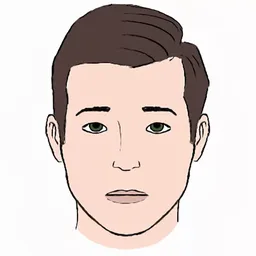
#> input picture data/working_images/test_face11.webp, 256 x 256 px, shrunk from 700 x 700 before the run
$ python extract_blocks.py
#> lines starting #> are read from the running program, lines starting #| are printed output that depends on the picture; after the words box and inside, x2 and y2 are one past the last pixel; in counts of white or black regions, pixels touching at a corner belong together
import numpy as np
from PIL import Image
from scipy.ndimage import convolve
import cv2
from scipy import ndimage
from skimage.morphology import (erosion, dilation, closing, opening,
                                area_closing, area_opening)

def preprocess(image_name):
    # Tunable parameters. Can play around with these
    f = 11 # Boosting factor
    threshold = 30 # Threshold for binary image

    im = np.array(Image.open(image_name).convert("L"))

    # Sharpen image
    alpha = 0.05
    blurred = ndimage.gaussian_filter(im, 2)
    sharpened = im + alpha*(im-blurred)
    # new_img = Image.fromarray(sharpened.astype(np.uint8))
    # new_img.save("sharpened.jpg")

    # Opening operation
    element = np.array([[0,1,0],
                    [1,1,1],
                    [0,1,0]])
    im = opening(sharpened, element)

    # Boost filtering
    dx_filter = np.array([[-1, 0, 1], [-2, 0, 2], [-1, 0, 1]], np.float32)
    dy_filter = np.array([[1, 2, 1], [0, 0, 0], [-1, -2, -1]], np.float32)

    Ix = convolve(im, dx_filter).astype(float)
    Iy = convolve(im, dy_filter).astype(float)
    sobel_im = (Ix*Ix + Iy*Iy)**0.5
    for i in range(sobel_im.shape[0]):
        for j in range(sobel_im.shape[1]):
            if sobel_im[i][j] > 255:
                sobel_im[i][j] = 255.

    sobel_im = sobel_im/255.

    g = im/255.
    z = np.zeros(im.shape)
    for i in range(z.shape[0]):
        for j in range(z.shape[1]):
            if sobel_im[i][j] > 0.5:
                z[i][j] = 0.4
            else:
                z[i][j] = 0.8
    w = np.zeros(im.shape)
    for i in range(w.shape[0]):
        for j in range(w.shape[1]):
            w[i][j] = (z[i][j]*(1 - sobel_im[i][j]) + (1-z[i][j])*(1-g[i][j])) * (f-8) + 8

    boosted_im = np.zeros(im.shape)
    for i in range(1, im.shape[0]-1):
        for j in range(1, im.shape[1]-1):
            high_boost_mask = 1/9*np.array([[-1, -1, -1], [-1, w[i][j], -1], [-1, -1, -1]], np.float32)
            temp = convolve(im[i-1:i+2, j-1:j+2], high_boost_mask)
            boosted_im[i][j] = temp[1][1]

    for i in range(1, im.shape[0]-1):
        for j in range(1, im.shape[1]-1):
            if boosted_im[i][j] > threshold:
                boosted_im[i][j] = 255
            else:
                boosted_im[i][j] = 0

    new_img = Image.fromarray(boosted_im.astype(np.uint8))
    new_img.save("boosted.jpg")
    return boosted_im

# Returns the neighbors of a given point
def neighbors(im, point):
    res = []
    for i in range(point[0]-1, point[0]+2):
        for j in range(point[1]-1, point[1]+2):
            if (i == point[0] and j == point[1]):
                continue
            if i > 0 and i < im.shape[0] and j > 0 and j < im.shape[1]:
                res.append((i,j))
    # [8 lines of commented-out code are left out]
    return res

def search(labeled_im, cur_label, r, c):
    stack = []
    stack.append((r,c))
    while stack:
        cur_node = stack.pop()
        labeled_im[cur_node[0]][cur_node[1]] = cur_label
        cur_neighbors = neighbors(labeled_im, cur_node)
        for i,j in cur_neighbors:
            if (labeled_im[i][j] == -1):
                stack.append((i,j))

def find_components(labeled_im):
    cur_label = 0
    for i in range(labeled_im.shape[0]):
        for j in range(labeled_im.shape[1]):
            if labeled_im[i][j] == -1:
                cur_label += 1
                search(labeled_im, cur_label, i, j)
    print(str(cur_label) + " connected components")
    return labeled_im, cur_label

def label(im):
    labeled_im = np.zeros(im.shape)
    for i in range(labeled_im.shape[0]):
        for j in range(labeled_im.shape[1]):
            if im[i][j] == 0:
                labeled_im[i][j] = -1
            else:
                labeled_im[i][j] = 0

    return find_components(labeled_im)

import random
def label_illustration(labeled_im):
    label_to_color = {}
    r_channel = np.zeros(labeled_im.shape)
    g_channel = np.zeros(labeled_im.shape)
    b_channel = np.zeros(labeled_im.shape)
    ctr = 0
    for i in range(labeled_im.shape[0]):
        for j in range(labeled_im.shape[1]):
            if labeled_im[i][j] == 0:
                r = 255
                g = 255
                b = 255
            elif labeled_im[i][j] in label_to_color:
                r = label_to_color[labeled_im[i][j]][0]
                g = label_to_color[labeled_im[i][j]][1]
                b = label_to_color[labeled_im[i][j]][2]
            else:
                r = random.randint(0,255)
                g = random.randint(0,255)
                b = random.randint(0,255)
                # [5 lines of commented-out code are left out]
                label_to_color[labeled_im[i][j]] = (r, g, b)

            r_channel[i][j] = r
            g_channel[i][j] = g
            b_channel[i][j] = b

    new_img = Image.fromarray(np.dstack((r_channel, g_channel, b_channel)).astype(np.uint8))
    new_img.save("labeled_image.jpg")

# [6 lines of commented-out code are left out]
def calculate_mu(x_coords, y_coords, x_bar, y_bar, p, q):
    mu = 0
    x_diff = np.power(y_coords - y_bar, p)
    y_diff = np.power(x_coords - x_bar, q)
    mu = np.sum(x_diff)
    mu += np.sum(y_diff)
    # for i in range(len(x_coords)):
    #     for j in range(len(y_coords)):
    #         mu += np.power((x_coords[i] - x_bar),p) * np.power((y_coords[j] - y_bar),q)
    return mu

def get_component_indices(labeled_im, num_labels):
    block_number_coords = np.zeros(num_labels)
    x_bar_all = np.zeros(num_labels)
    y_bar_all = np.zeros(num_labels)
    theta_all = np.zeros(num_labels)
    x_coords_all = []
    y_coords_all = []
    for cur_label in range(1, num_labels + 1):
        # print(cur_label)
        x_coords = np.where( labeled_im == cur_label )[0]
        y_coords = np.where( labeled_im == cur_label )[1]
        x_coords_all.append(x_coords)
        y_coords_all.append(y_coords)
        block_number_coords[cur_label - 1] = len(x_coords)

        x_bar_all[cur_label - 1] = np.average(x_coords)
        y_bar_all[cur_label - 1] = np.average(y_coords)

        if (len(x_coords)>5000 or len(y_coords)>5000 or num_labels > 100):
            continue
        mu_1_1 = calculate_mu(x_coords, y_coords, x_bar_all[cur_label - 1], y_bar_all[cur_label - 1], 1, 1)
        mu_2_0 = calculate_mu(x_coords, y_coords, x_bar_all[cur_label - 1], y_bar_all[cur_label - 1], 2, 0)
        mu_0_2 = calculate_mu(x_coords, y_coords, x_bar_all[cur_label - 1], y_bar_all[cur_label - 1], 0, 2)

        if (mu_2_0 - mu_0_2) == 0:
            continue
        theta_all[cur_label - 1] = 0.5 * ( np.arctan2( 2*mu_1_1, (mu_2_0 - mu_0_2) ) )

    return x_bar_all, y_bar_all, theta_all, block_number_coords, x_coords_all, y_coords_all

# [15 lines of commented-out code are left out]

def find_blocks_within_radius(cur_block_idx, labeled_im, x_bar, y_bar, radius):
    min_y = int(np.floor(y_bar - radius))
    max_y = int(np.ceil(y_bar + radius))

    blocks_within_radius = []
    for y in range(min_y + 1, max_y):
        # From the formula: r^2 = (x-h)^2 + (y-k)^2, where
        # h,k are the distances from x,y respectively
        x_diff = np.power(radius,2) - np.power(y-y_bar,2)
        min_x = int(np.floor(x_bar - x_diff))
        max_x = int(np.ceil(x_bar + x_diff))

        for x in range(min_x + 1, max_x):
            if x < labeled_im.shape[0] and y < labeled_im.shape[1] and labeled_im[x,y] != 0 and labeled_im[x,y] != cur_block_idx+1:
                if labeled_im[x,y] not in blocks_within_radius:
                    blocks_within_radius.append(labeled_im[x,y])
    return blocks_within_radius


def find_nearest_block(cur_block_idx, blocks_within_radius, x_bar, y_bar, radius):
    min_distance_block = None
    min_distance = np.inf
    for block in blocks_within_radius:
        x_dist = np.power(x_bar[int(block - 1)] - x_bar[cur_block_idx], 2)
        y_dist = np.power(y_bar[int(block - 1)] - y_bar[cur_block_idx], 2)
        distance_to_cur_block = np.sqrt(x_dist + y_dist)
        if distance_to_cur_block < min_distance and distance_to_cur_block <= radius:
            min_distance = distance_to_cur_block
            min_distance_block = block

    return min_distance_block

def grouping(labeled_im, cur_label, block_number_coords, x_bar, y_bar, x_coords_all, y_coords_all):
    N_max = 100 #??????? This changes based on the image - need to test different values
    for N in range(1, N_max + 1):
        radius = 8 - ( 6 * ( (N - 1) / (N_max - 1) ) )
        count = 0
        for i in range(cur_label):
            blocks_within_radius = []
            if block_number_coords[i] == N:
                blocks_within_radius = find_blocks_within_radius(i, labeled_im, x_bar[i], y_bar[i], radius)
            else:
                continue

            if len(blocks_within_radius) > 0:
                nearest_block = find_nearest_block(i, blocks_within_radius, x_bar, y_bar, radius)
                if nearest_block is None:
                    continue
                nearest_block = int(nearest_block)
            else:
                continue

            #lies on same axis if any of the x coordinates are the same
            # lies_on_same_axis = bool(set(x_coords_all[nearest_block - 1]) & set(x_coords_all[i]))
            # lies_on_same_axis = False
            # if block_number_coords[nearest_block - 1] < N_max or lies_on_same_axis:
            block_to_merge_with = max(i + 1, nearest_block)
            block_to_merge = min(i + 1, nearest_block)

            # print(str(i+1) + " " + str(nearest_block))
            # print(str(block_to_merge_with) + " " + str(block_to_merge))

            x_coords = x_coords_all[block_to_merge - 1]
            y_coords = y_coords_all[block_to_merge - 1]

            labeled_im[x_coords, y_coords] = block_to_merge_with
            block_number_coords[block_to_merge_with-1] = block_number_coords[block_to_merge_with-1] + block_number_coords[block_to_merge-1]
            block_number_coords[block_to_merge-1] = 0
            new_x_coords = np.append(x_coords_all[block_to_merge_with-1], x_coords)
            new_y_coords = np.append(y_coords_all[block_to_merge_with-1], y_coords)
            x_coords_all[block_to_merge_with-1] = new_x_coords
            y_coords_all[block_to_merge_with-1] = new_y_coords
            x_coords_all[block_to_merge-1] = np.array([])
            y_coords_all[block_to_merge-1] = np.array([])

    return labeled_im

# Make labels consecutive in order after grouping
def relabel_grouped_im(labeled_im, num_labels):
    old_label_to_new_map = {}
    ctr = 0
    for i in range(labeled_im.shape[0]):
        for j in range(labeled_im.shape[1]):
            if labeled_im[i][j] == 0:
                continue
            if labeled_im[i][j] not in old_label_to_new_map:
                ctr += 1
                old_label_to_new_map[labeled_im[i][j]] = ctr
            labeled_im[i][j] = old_label_to_new_map[labeled_im[i][j]]
    if ctr != num_labels:
        print("something broke")
        print(ctr)
        print(num_labels)

# For testing
def use_only_good_labels(labeled_im, labels_to_use):
    num_labels = len(labels_to_use)
    old_label_to_new_map = {}
    ctr = 0
    for i in range(labeled_im.shape[0]):
        for j in range(labeled_im.shape[1]):
            if labeled_im[i][j] == 0:
                continue
            if labeled_im[i][j] not in labels_to_use:
                labeled_im[i][j] = 0
                continue
            if labeled_im[i][j] not in old_label_to_new_map:
                ctr += 1
                old_label_to_new_map[labeled_im[i][j]] = ctr
            labeled_im[i][j] = old_label_to_new_map[labeled_im[i][j]]
    if ctr != num_labels:
        print("something broke")
        print(ctr)
        print(num_labels)


# Default 60 length for testing
# Need to find a way to find length of semimajor axis
def get_block_lengths(x_bar_all, y_bar_all, theta_all, x_coords_all, y_coords_all):
    block_lengths = np.zeros(len(theta_all))
    alpha_max = np.zeros(len(theta_all))
    alpha_min = np.zeros(len(theta_all))
    beta_max = np.zeros(len(theta_all))
    beta_min = np.zeros(len(theta_all))
    for i in range(len(block_lengths)):
        # if i == 8: print(x_coords_all[i], y_coords_all[i], theta_all[i])
        x = np.linspace(min(x_coords_all[i]), max(x_coords_all[i]), num=max(x_coords_all[i]) - min(x_coords_all[i]) + 1)
        y = np.linspace(min(y_coords_all[i]), max(y_coords_all[i]), num=max(y_coords_all[i]) - min(y_coords_all[i]) + 1)
        # print(min(x_coords_all[i]), max(x_coords_all[i]))
        # print(min(y_coords_all[i]), max(y_coords_all[i]))
        # if i == 0: print(x,y)
        max_x = -np.Inf
        max_y = -np.Inf
        min_x = np.Inf
        min_y = np.Inf
        for a in x:
            for j in y:
                alpha = a * np.cos(theta_all[i]) + j * np.sin(theta_all[i])
                beta = -a * np.sin(theta_all[i]) + j * np.cos(theta_all[i])
                if alpha < min_x:
                    min_x = alpha
                if alpha > max_x:
                    max_x = alpha
                if beta < min_y:
                    min_y = beta
                if beta > max_y:
                    max_y = beta
        block_lengths[i] = max(max_x - min_x, max_y - min_y)
        # [5 lines of commented-out code are left out]

        alpha_max[i] = max(x_coords_all[i])
        alpha_min[i] = min(x_coords_all[i])
        beta_max[i] = max(y_coords_all[i])
        beta_min[i] = min(y_coords_all[i])
    # [5 lines of commented-out code are left out]
    return block_lengths, alpha_max, alpha_min, beta_max, beta_min

def remove_small_blocks(labeled_im, block_number_coords, threshold = 27):
    for i in range(labeled_im.shape[0]):
        for j in range(labeled_im.shape[1]):
            if block_number_coords[int(labeled_im[i][j] - 1)] < threshold:
                labeled_im[i][j] = 0

    num_labels = len(np.unique(labeled_im)) - 1
    relabel_grouped_im(labeled_im, num_labels)

from matching import Matching, Block
def classifyFace(image_name):
    im = preprocess(image_name)
#> after the loop in preprocess, `for i in range(sobel_im.shape[0]):`:
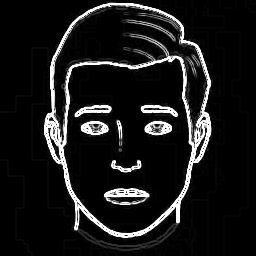
#> sobel_im: shape (256, 256) float64; min 0, max 255, mean 25.4
#> after the loop in preprocess, `for i in range(z.shape[0]):`:
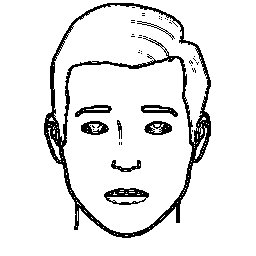
#> z: shape (256, 256) float64; values 0.4 (black) and 0.8 (white), 91.2% white; 41 black regions (32 under 20 px), largest, box (x1, y1, x2, y2) and area: (44, 3, 211, 238) 4138, (104, 188, 149, 205) 383, (144, 121, 172, 135) 238
#> after the loop in preprocess, `for i in range(w.shape[0]):`:
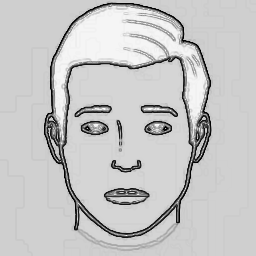
#> w: shape (256, 256) float64; min 7.99, max 10.95, mean 10.3; drawn with min black and max white
#> after the loop in preprocess, `for i in range(1, im.shape[0]-1):`: boosted_im: shape (256, 256) float64; 80.5% white; 35 black regions (26 under 20 px), largest, box (x1, y1, x2, y2) and area: (44, 3, 211, 237) 10469, (0, 0, 256, 256) 1020, (104, 188, 149, 205) 283
    labeled_im, cur_label = label(im)
#> after the loop in find_components, `for i in range(labeled_im.shape[0]):`:
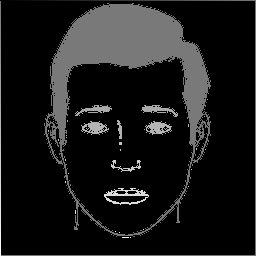
#> labeled_im: shape (256, 256) float64; min 0, max 545, mean 53.4; drawn with min black and max white
#| 545 connected components
#> cur_label = 545
    x_bar_all, y_bar_all, theta_all, block_number_coords, x_coords_all, y_coords_all = get_component_indices(labeled_im, cur_label)
#> the loop in get_component_indices, `for cur_label in range(1, num_labels + 1):` made 545 passes
#> y_coords on passes 1 to 3: [0], [1], [2]
#> after the loop in get_component_indices, `for cur_label in range(1, num_labels + 1):`: block_number_coords = 545 values, max 10469 at index 259, min 1 at index 0, mean 23.41; x_bar_all = 545 values, max 255 at index 544, min 0 at index 0, mean 69.98; x_coords_all = 545 items, first 6: [0], [0], [0], [0], [0], [0]; y_bar_all = 545 values, max 255 at index 255, min 0 at index 0, mean 67.72; y_coords_all = 545 items, first 6: [0], [1], [2], [3], [4], [5]
#> theta_all = 545 values from 0 to 0; x_coords_all = 545 items, first 6: [0], [0], [0], [0], [0], [0]; y_coords_all = 545 items, first 6: [0], [1], [2], [3], [4], [5]
    labeled_im = grouping(labeled_im, cur_label, block_number_coords, x_bar_all, y_bar_all, x_coords_all, y_coords_all)
#> the loop in grouping, `for N in range(1, N_max + 1):` made 100 passes
#> after the loop in grouping, `for N in range(1, N_max + 1):`:
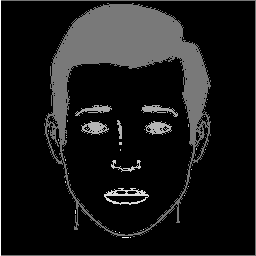
#> labeled_im: shape (256, 256) float64; 0.8% of pixels changed, all inside (x1, y1, x2, y2) = (0, 0, 254, 255); drawn with min black and max white
    # print(str(len(np.unique(labeled_im)) - 1) + " Connected Components")
    remove_small_blocks(labeled_im, block_number_coords)
#> after the loop in remove_small_blocks, `for i in range(labeled_im.shape[0]):`: labeled_im: shape (256, 256) float64; 0.08% of pixels changed, all inside (x1, y1, x2, y2) = (48, 99, 208, 238)
#> after the loop in relabel_grouped_im, `for i in range(labeled_im.shape[0]):`:
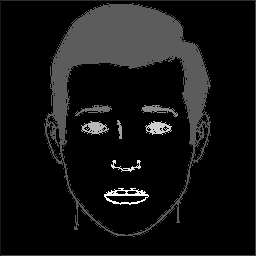
#> labeled_im: shape (256, 256) float64; min 0, max 11, mean 0.828; drawn with min black and max white
    print(str(len(np.unique(labeled_im)) - 1) + " Connected Components")
#| 11 Connected Components

    # good_labels = {9, 10, 5, 8, 13, 11}
    # use_only_good_labels(labeled_im, good_labels)
    num_labels = len(np.unique(labeled_im)) - 1
    label_illustration(labeled_im)
#> in label_illustration, `new_img = Image.fromarray(np.dstack((r_channel, g_channel, b_channel))..`:
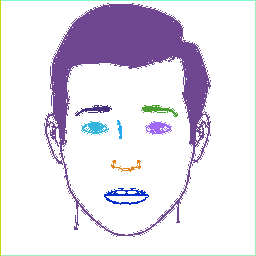
#> new_img: PIL image 256x256 RGB; mean R, G, B 227.3, 222.6, 234

    x_bar_all, y_bar_all, theta_all, block_number_coords, x_coords_all, y_coords_all = get_component_indices(labeled_im, num_labels)
    block_lengths, alpha_max, alpha_min, beta_max, beta_min = get_block_lengths(x_bar_all, y_bar_all, theta_all, x_coords_all, y_coords_all)
#> the loop in get_block_lengths, `for i in range(len(block_lengths)):` made 11 passes

    # [11 lines of commented-out code are left out]

classifyFace('data/working_images/test_face11.webp')
